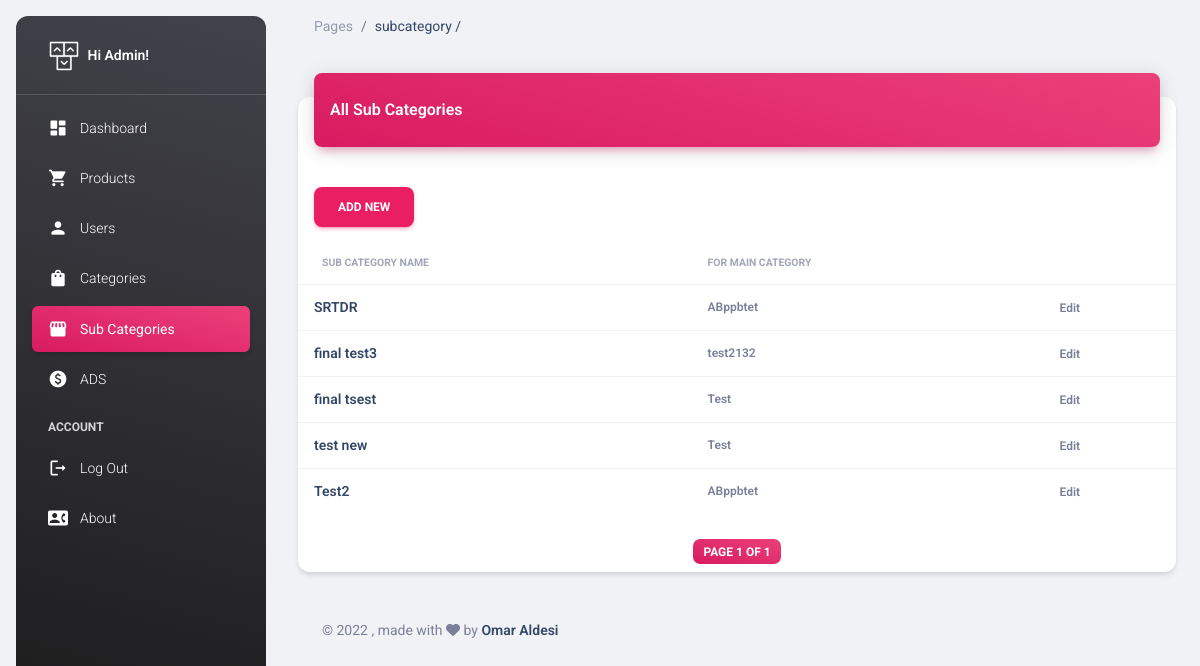
Page /category/sub/ (signed in) on the committed database.
### core/models.py (models this page shows, shortened)
class SubCategory(models.Model):
    mainCategory = models.ForeignKey(Category, on_delete=models.CASCADE, null=True)
    name = models.CharField(max_length=1000, blank=True, null=True)
    photo = models.CharField(max_length=1000, blank=True, null=True)
    def get_absolute_url(self):
        return reverse('edit_sub', kwargs={'pk': self.pk})

class Category(models.Model):
    name = models.CharField(max_length=500, null=True, blank=True)
    photo = models.CharField(max_length=500, null=True, blank=True)
    status = models.CharField(choices=CATEGORY_STATUS, null=True, blank=True, max_length=100, default='approved')
    fields = models.JSONField(null=True, default=get_default)

### Admin/views.py (the view)
# urls.py: path('category/sub/', views.SubCategoryPage, name='sub'),
@login_required()
def SubCategoryPage(request):
    page_title = 'subcategory'
    sub = SubCategory.objects.all().order_by('-id')
    paginator = Paginator(sub, 10)
    page_number = request.GET.get('page')
    page_obj = paginator.get_page(page_number)
    context = {
        'page_obj':page_obj,
        'page_title':page_title
    }
    return render(request, 'pages/sub.html', context)

### templates/pages/sub.html (shortened to what this page needs)
{% extends 'base.html' %} {% load exstra_fields %} {% block content %}
<div class="row">
  <div class="col-12">
    <div class="card my-4">
      <div class="card-header p-0 position-relative mt-n4 mx-3 z-index-2">
        <div
          class="bg-gradient-primary shadow-primary border-radius-lg pt-4 pb-3"
        >
          <h6 class="text-white text-capitalize ps-3">All Sub Categories</h6>
        </div>
      </div>
      <div class="card-body px-0 pb-2">
        <div class="table-responsive p-0">
          <table class="table align-items-center mb-0">
            <thead>
              <tr>
                <th
                  class="text-uppercase text-secondary text-xxs font-weight-bolder opacity-7"
                >
                  Sub Category Name
                </th>
                <th
                  class="text-uppercase text-secondary text-xxs font-weight-bolder opacity-7 ps-2"
                >
                  for Main Category
                </th>
                <th class="text-secondary opacity-7"></th>
                <a
                  href="{% url 'new_sub' %}"
                  style="color: white"
                  class="btn btn-primary m-3"
                  >Add New</a
                >
              </tr>
            </thead>
            <tbody>
              {% for i in page_obj %}
              <tr>
                <td>
                  <div class="d-flex px-2 py-1">
                    <div class="d-flex flex-column justify-content-center">
                      <h6 class="mb-0 text-sm">{{i.name}}</h6>
                    </div>
                  </div>
                </td>
                <td>
                  <p class="text-xs font-weight-bold mb-0">
                    {{i.mainCategory.name}}
                  </p>
                </td>
                <td class="align-middle">
                  <a
                    href="{{i.get_absolute_url}}"
                    class="text-secondary font-weight-bold text-xs"
                    data-toggle="tooltip"
                    data-original-title="Edit user"
                  >
                    Edit
                  </a>
                </td>
              </tr>
              {% endfor %}
            </tbody>
          </table>
          <div class="text-center mt-4">
            <span class="badge badge-sm bg-gradient-primary">
              Page {{ page_obj.number }} of {{ page_obj.paginator.num_pages }}
            </span>
        </div>
      </div>
    </div>
  </div>
</div>
{% endblock content %}

### rows in the picture
SubCategory: name "SRTDR", mainCategory.name "ABppbtet"
SubCategory: name "final test3", mainCategory.name "test2132"
SubCategory: name "final tsest", mainCategory.name "Test"
SubCategory: name "test new", mainCategory.name "Test"
SubCategory: name "Test2", mainCategory.name "ABppbtet"

### other values in the picture
{{ page_title }} "subcategory"
{{ page_obj.number }} "1"
{{ page_obj.paginator.num_pages }} "1"
